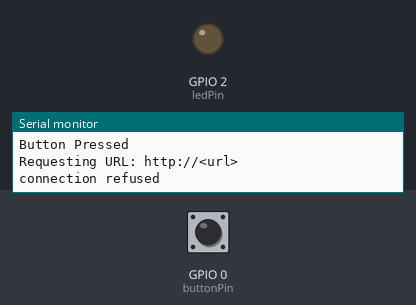
Recording of a sketch running on a simulated ESP8266 (Wemos D1 mini). Shown: output pins drawn as LEDs (lit = HIGH), the last lines printed to the serial monitor. Inputs (shaded band) come from the test bench; at power-on: GPIO 0 (buttonPin) LOW. WiFi joins after 1.5 s; servers stay silent unless stated.

Above: at 3.2 s.
3.3 s: GPIO 0 (buttonPin) pulled HIGH for 3.2 s
At 4.8 s:
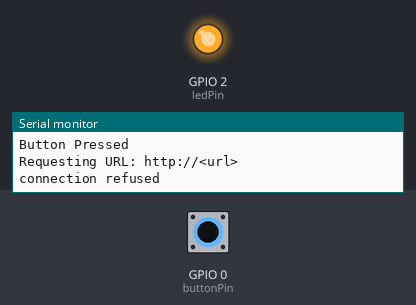
Timing chart, 0 to 8.1 s (numbered marks = the images above; inputs shaded):
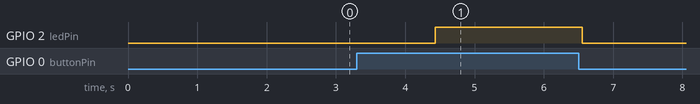

The sketch:

BasicButtonWebClient.ino
```cpp
// (licence header left out)
#include <ESP8266WiFi.h>
#include <ESP8266WiFiMulti.h>
#include <ESP8266HTTPClient.h>

ESP8266WiFiMulti WiFiMulti;


const int buttonPin = 0;     // D3 on Wemos is GPIO0
const int ledPin =  2;       // D4 on the Wemos is the builtin LED - GPIO2
int t = 0;                   // Prevents false presses by counting loops while button is pressed
int tl = 50;                // Number of loops before button is pressed
int d = 1000;                //delay between presses to prevent triggering more than once
int buttonState = 0;         // variable for reading the pushbutton status

//URL to connect to
String url = "http://<url>";


void setup() {
  Serial.begin(115200);
  delay(10);

  // We start by connecting to a WiFi network
  WiFiMulti.addAP("...", "...");
  Serial.println();
  Serial.println();
  Serial.print("Wait for WiFi... ");

  while(WiFiMulti.run() != WL_CONNECTED) {
    Serial.print(".");
    delay(500);
  }

  Serial.println("");
  Serial.println("WiFi connected");
  Serial.println("IP address: ");
  Serial.println(WiFi.localIP());

  delay(500);

  // initialize the LED pin as an output:
  pinMode(ledPin, OUTPUT);
  // initialize the pushbutton pin as an input:
  pinMode(buttonPin, INPUT);
}

void sendPress(){
  Serial.print("Requesting URL: ");
  Serial.println(url);
  HTTPClient http;

  http.begin(url); //HTTP
  // start connection and send HTTP header
  int httpCode = http.GET();
  // httpCode will be negative on error
  if(httpCode > 0) {
    Serial.println("Connected...");

    // file found at server
    if(httpCode == HTTP_CODE_OK) {
      String payload = http.getString();
      Serial.println("The Server says:");
      Serial.print(payload);
    }
  } else {
    String errorCode = http.errorToString(httpCode).c_str();
    Serial.println(errorCode);
  }

  http.end();
}

void loop() {
  // read the state of the pushbutton value:
  buttonState = digitalRead(buttonPin);

  // check if button is pressed.
  //button not pressed
  if (buttonState == HIGH) {
    // turn LED off:
    digitalWrite(ledPin, HIGH);
    t=0;
    //Serial.println("High");
    //button pressed
  } else {
    //if button is pressed for long enough then trigger
    if(t == tl){
      // turn LED on:
      digitalWrite(ledPin, LOW);
      Serial.println("Button Pressed");
      //Connect to server
      sendPress();
      delay(d);
    }else{
      //count loops while button is pressed
      t++;
    }
  }

}
```

Measured:
- after the input at 3.3 s, GPIO 2 (ledPin): LOW → HIGH after 1.1 s, → LOW 2.1 s later
